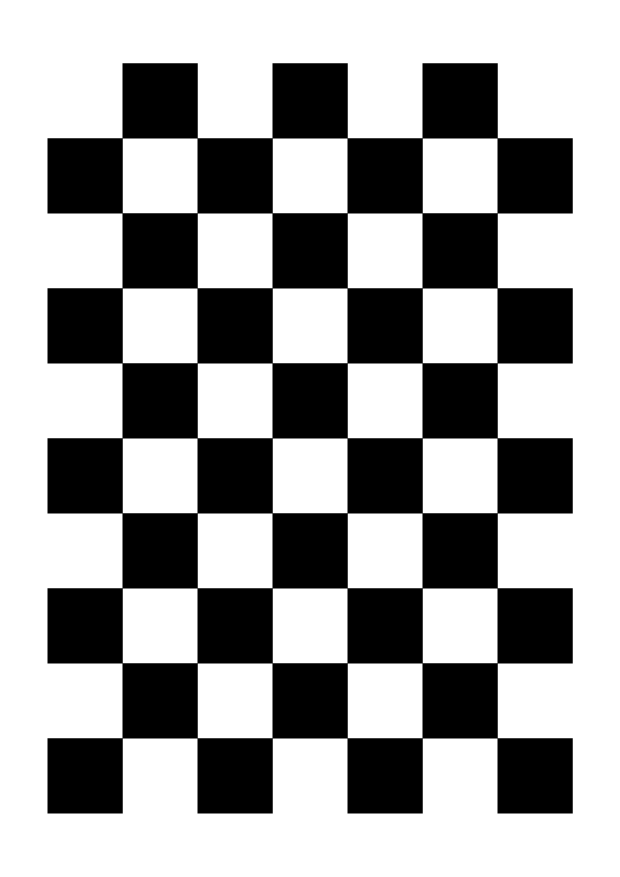
#> input picture Lab 05 (Camera Calibration)-20250921/A4_Chessboard_9x6.png, 2480 x 3508 px (shown at 1/4 size)
$ jupyter execute --allow-errors lab5.1_geometric_transformation_student_copy.ipynb
#> lines starting #> are read from the running program, lines starting #| are printed output that depends on the picture; after the words box and inside, x2 and y2 are one past the last pixel; in counts of white or black regions, pixels touching at a corner belong together
# Geometric Transformation

Reference: https://docs.opencv.org/4.x/da/d6e/tutorial_py_geometric_transformations.html

#### OpenCV provides two transformation functions, `cv.warpAffine` and `cv.warpPerspective`, with which you can perform all kinds of transformations. `cv.warpAffine` takes a 2x3 transformation matrix while `cv.warpPerspective` takes a 3x3 transformation matrix as input.

[cell 1]
import numpy as np
import cv2 as cv
import matplotlib.pyplot as plt
plt.figure(figsize=(12, 6))

[cell 2]
img = cv.imread('./A4_Chessboard_9x6.png')
#> img is the input picture: shape (3508, 2480, 3); 63.6% white; 1 black region, box (x1, y1, x2, y2) and area: (190, 253, 2291, 3254) 3170981
assert img is not None, "file could not be read, check with os.path.exists()"
plt.imshow(img)
plt.title('Original Image')
plt.axis('off')  # Hide axes
plt.show()

[cell 3]
img.shape
#> Out = (3508, 2480, 3)

## Perspective Transformation

For perspective transformation, we need a 3x3 transformation matrix. Straight lines will remain straight even after the transformation. To find this transformation matrix, we need 4 points on the input image and corresponding points on the output image. Among these 4 points, 3 of them should not be collinear. Then the transformation matrix can be found by the function `cv.getPerspectiveTransform`. Then apply `cv.warpPerspective` with this 3x3 transformation matrix.

[cell 4]
pts_original = np.float32([[500, 500], [2000, 500], [2000, 3000], [500, 3000]])
# This is a set of four points in the original image (image) that represent a quadrilateral region that we want to transform.
# These points are typically chosen from key positions of the object in the original image (like corners of a chessboard).

pts_transformed = np.float32([[0, 0], [480, 0], [480, 640], [0, 640]])
# This is another set of four points that define where you want the points to map in the transformed image (dst).
# Essentially, this set describes the output quadrilateral (in this case, a 480x640 rectangle).

#> (the rest of this cell did not finish here and is left out)

## Affine Transformation

In affine transformation, all parallel lines in the original image will still be parallel in the output image. To find the transformation matrix, we need three points from the input image and their corresponding locations in the output image. Then `cv.getAffineTransform` will create a 2x3 matrix which is to be passed to `cv.warpAffine`.

[cell 5]
rows,cols,ch = img.shape        # h,w,c
#> rows = 3508; cols = 2480; ch = 3

pts_original = np.float32([[500, 500], [2000, 500], [2000, 3000]])
# pts_original contains three points from the input image that you want to transform.

pts_transformed = np.float32([[50, 50], [1200, 50], [600, 700]])
# pts_transformed contains the new locations of the points after the transformation.

M = cv.getAffineTransform(pts_original, pts_transformed)
# function computes a 2x3 affine transformation matrix, M,
# which describes how to transform the three points in pts_original to their corresponding points in pts_transformed.

dst = cv.warpAffine(img ,M ,(1280,720))
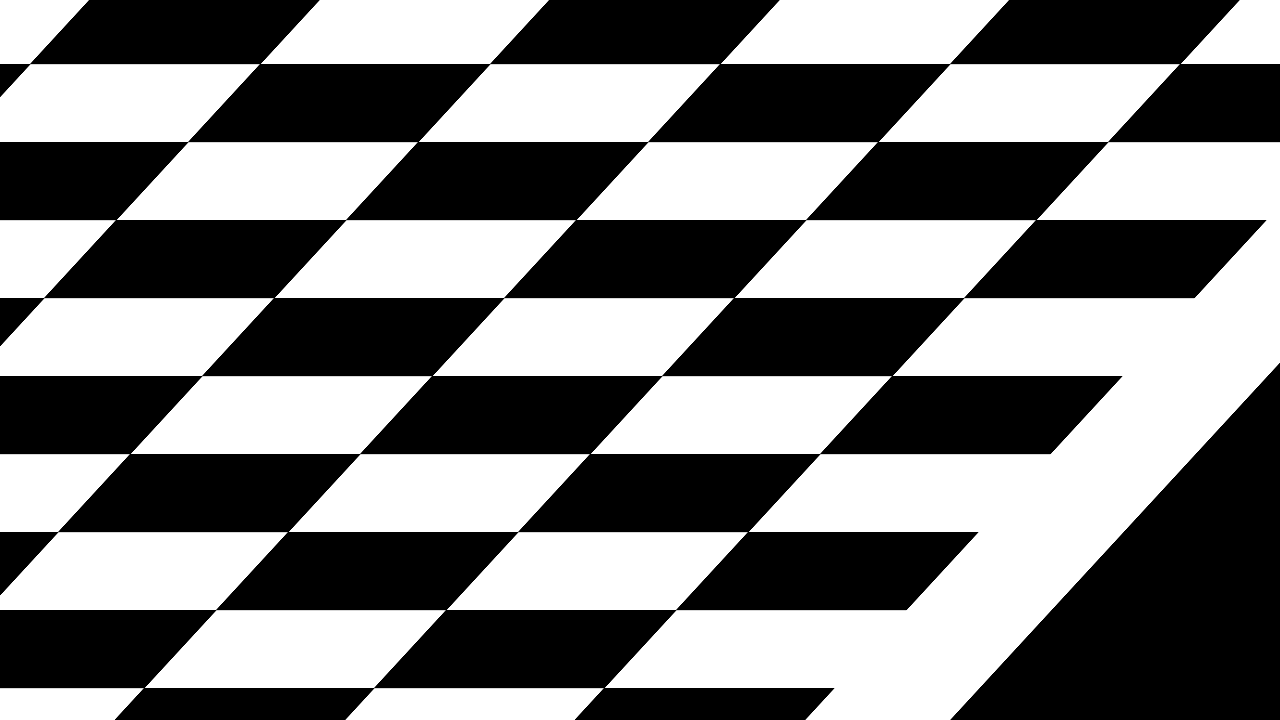
#> dst: shape (720, 1280, 3); min 0, max 255, mean 127.8
plt.figure(figsize=(12, 6))

# Draw pts1 points as a blue rectangle on the original image
image_with_rectangle = img.copy()
cv.polylines(image_with_rectangle, [np.int32(pts_original)], isClosed=True, color=(255, 0, 0), thickness=2)

dst_with_rectangle = dst.copy()
cv.polylines(dst_with_rectangle, [np.int32(pts_transformed)], isClosed=True, color=(255, 0, 0), thickness=2)
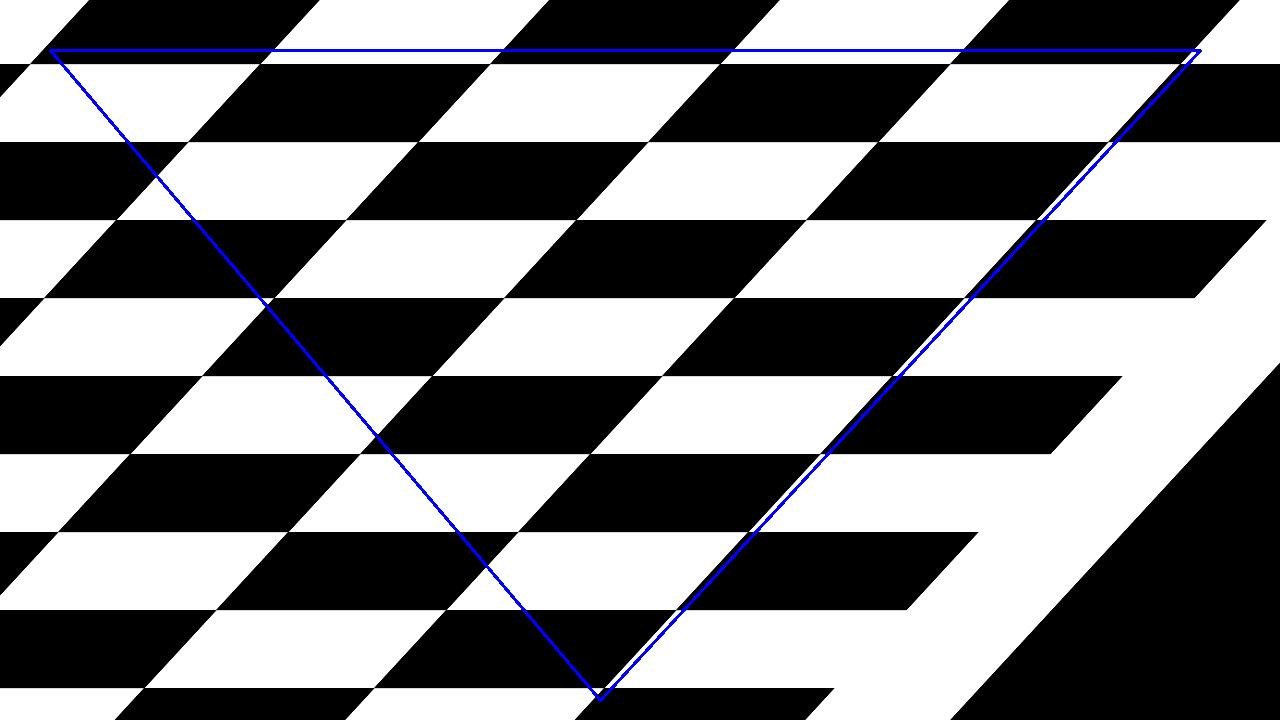
#> dst_with_rectangle: shape (720, 1280, 3); 0.98% of pixels changed, all inside (x1, y1, x2, y2) = (49, 49, 1202, 702)


plt.subplot(121), plt.imshow(cv.cvtColor(image_with_rectangle, cv.COLOR_BGR2RGB)), plt.title('Input with pts')
plt.subplot(122), plt.imshow(cv.cvtColor(dst_with_rectangle, cv.COLOR_BGR2RGB)), plt.title('Output after Transformation')
plt.show()
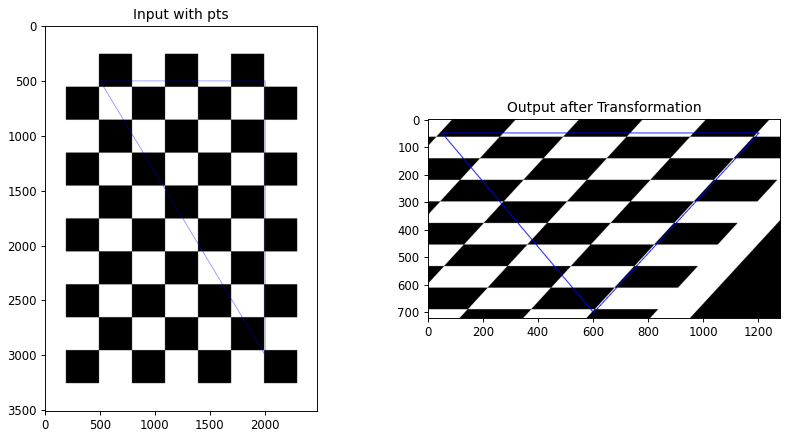
#> figure drawn by matplotlib, 2 panels

[cell 6]
M

## Resizing

cv.resize parameters:
- img            -> Input image to resize
- None           -> Output size (None means it will be computed from fx, fy)
- fx=2           -> Scale factor along the horizontal axis (2x width)
- fy=2           -> Scale factor along the vertical axis (2x height)
- interpolation  -> Interpolation method, INTER_CUBIC gives better quality for enlarging images

[cell 7]
#Scaling by the factor of 2
print(img.shape)
#| (3508, 2480, 3)
res = cv.resize(img,None,fx=2, fy=2, interpolation = cv.INTER_CUBIC)
print(res.shape)
#| (7016, 4960, 3)

[cell 8]
# Display the image using matplotlib
plt.imshow(res)
plt.title('Resized Image')
plt.show()
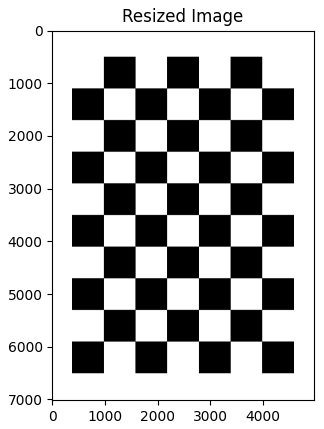
#> figure drawn by matplotlib, 1 panel

[cell 9]
# Lets use the cv.resize function to resize the image by a factor of 1/2 in both dimensions without using the fx and fy parameters.
# This will reduce the size of the image to half its original dimensions.
h,w,c = img.shape
#> h = 3508; w = 2480; c = 3
res = cv.resize(img,(w//2,h//2),interpolation = cv.INTER_CUBIC)
res.shape
#> Out = (1754, 1240, 3)

## Translation

Translation is the shifting of an object's location.
If we know the shift in the (x,y) direction say $$ (t_{x},t_{y}), $$ We can create the transformation matrix as follows:

$$
M =
\begin{bmatrix}
1 & 0 & t_{x} \\
0 & 1 & t_{y}
\end{bmatrix}
$$

We can make it into a Numpy array of type np.float32 and pass it into the `cv.warpAffine()` function. See the below example for a shift of (300,400):

[cell 10]
rows,cols,ch = img.shape

M = np.float32([[1,0,300],[0,1,400]])
dst = cv.warpAffine(img,M,(cols,rows))
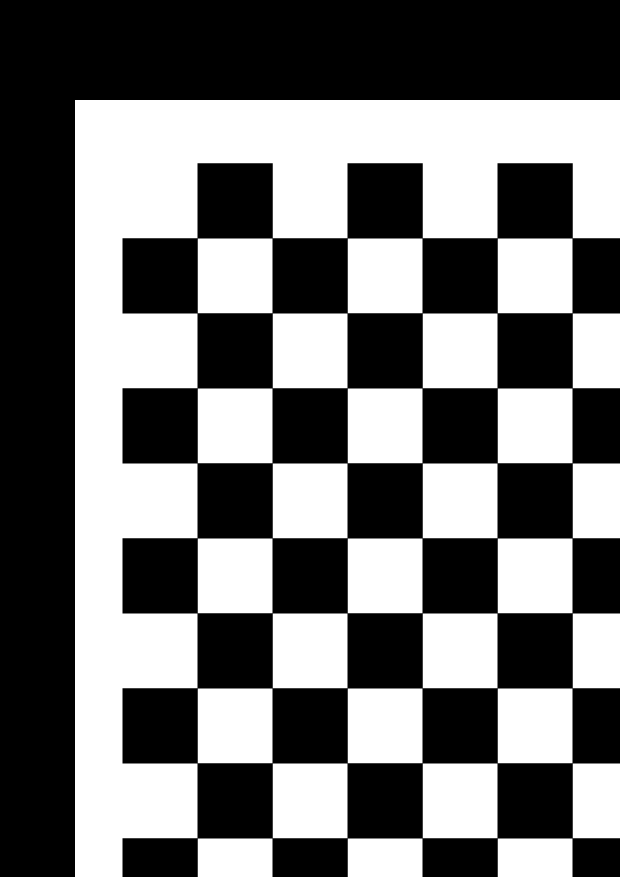
#> dst: shape (3508, 2480, 3) (shown at 1/4 size); 45.2% white; 28 white regions, largest, box (x1, y1, x2, y2) and area: (300, 400, 2480, 3508) 1778890, (791, 954, 1090, 1253) 89401, (1391, 954, 1690, 1253) 89401

plt.imshow(dst)
plt.title('Translated Image')
plt.axis('off')  # Hide axes
plt.show()

## Rotation

Rotation of an image for an angle $\theta$ is achieved by the transformation matrix of the form
$$
M = \begin{bmatrix}
\cos\theta & -\sin\theta\\[6pt]
\sin\theta & \cos\theta
\end{bmatrix}
$$

But OpenCV provides scaled rotation with adjustable center of rotation, $c=(c_x,c_y)$ so that you can rotate at any location you prefer. The modified transformation matrix is given by

$$
T =
\begin{bmatrix}
\alpha & \beta & (1-\alpha)\,c_x - \beta\,c_y\\[6pt]
-\beta & \alpha & \beta\,c_x + (1-\alpha)\,c_y
\end{bmatrix},
\qquad
\alpha = \text{scale}\cdot\cos\theta,\ \ \beta = \text{scale}\cdot\sin\theta
$$

To find this transformation matrix, OpenCV provides a function, `cv2.getRotationMatrix2D(center, angle, scale)`.

[cell 11]
# Check out the below example which rotates the image by 45 degree with respect to center with an scaling factor of 2.

rows,cols,ch = img.shape

# cols-1 and rows-1 are the coordinate limits.
M = cv.getRotationMatrix2D(((cols-1)/2.0,(rows-1)/2.0),45,2)        # center, angle, scale
#M = cv.getRotationMatrix2D(((cols-1)/2.0,(rows-1)/2.0),-45,2)

print(M) # Display the rotation matrix
#| [[ 1.41421356e+00  1.41421356e+00 -2.99324119e+03]
#|  [-1.41421356e+00  1.41421356e+00  1.02659423e+03]]
# M is a 2x3 matrix that combines rotation and scaling transformations.

dst = cv.warpAffine(img,M,(cols,rows))
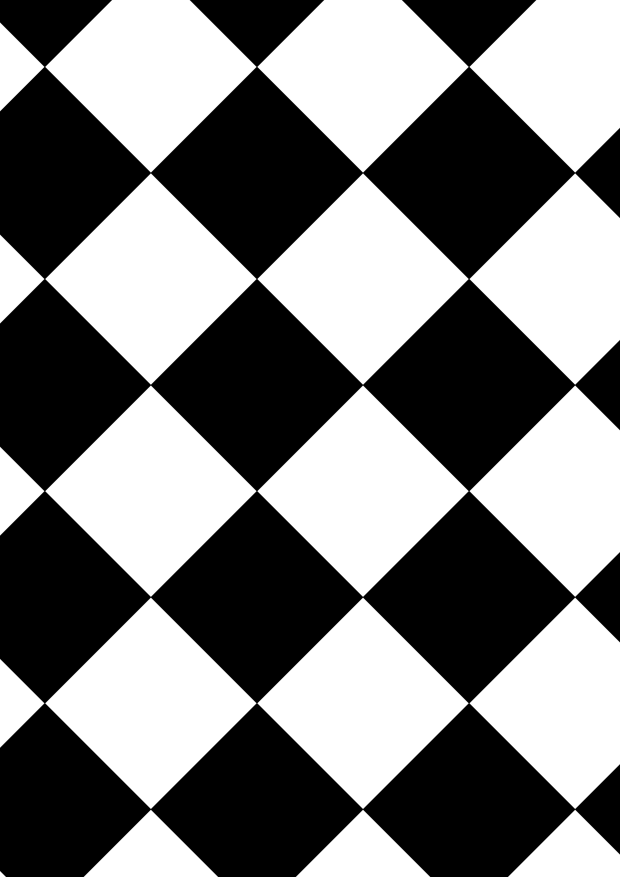
#> dst: shape (3508, 2480, 3) (shown at 1/4 size); min 0, max 255, mean 126.7

plt.imshow(dst)
plt.title('Rotated Image')
plt.show()

[cell 12]
# if i also want to translate the image after rotation, I can modify the translation components of the rotation matrix M.
# For example, to translate the image by (tx, ty) = (100, 50) after rotation, I can do the following:
M[0, 2] += 100  # Modify the translation component in the x direction
M[1, 2] += 50   # Modify the translation component in the y direction

dst = cv.warpAffine(img,M,(cols,rows))
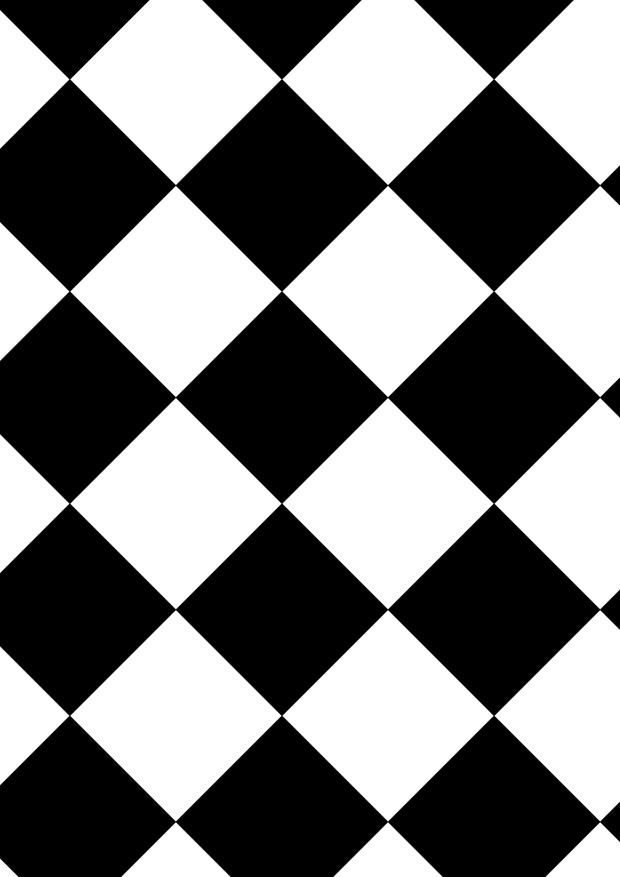
#> dst: shape (3508, 2480, 3) (shown at 1/4 size); min 0, max 255, mean 124.1

plt.imshow(dst)
plt.title('Rotated Image with Translation')
plt.show()
